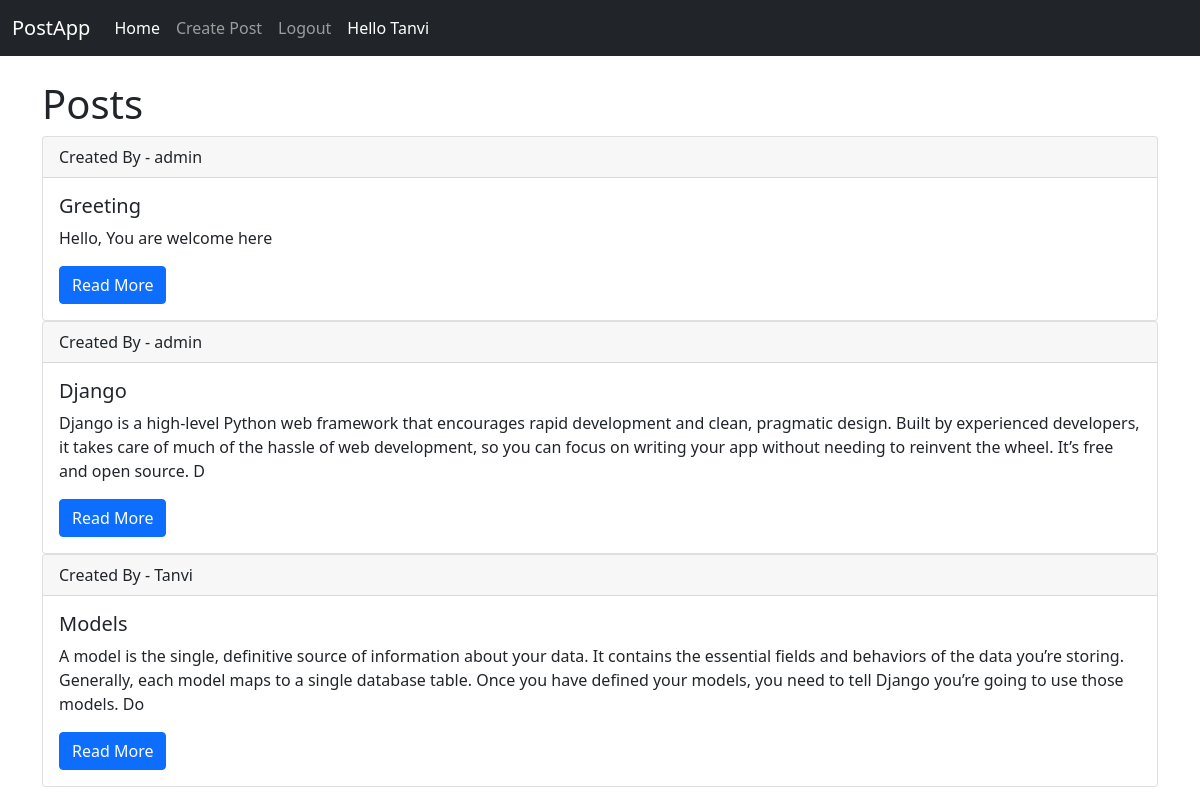
Screenshot of / (signed in) with the database file from the repository.
### user_app/models.py (models this page shows, shortened)
class Post(models.Model):
    title = models.CharField(max_length=255)
    user = models.ForeignKey(User, on_delete=models.CASCADE)
    text = models.TextField()
    created_at = models.DateTimeField(auto_now_add=True, null=True)
    updated_at = models.DateTimeField(auto_now_add=True, null=True)

### user_app/views.py (the view)
# urls.py: path('', views.PostView.as_view(), name='post'),
class PostView(ListView):
    model = Post
    template_name = 'post_list.html'

### user_app/templates/user_app/post_list.html
{% extends 'user_app/base.html' %}
{% block content %}
<h1>Posts</h1>
{% for post in object_list %}
<div class="card">
  <div class="card-header">
    Created By - {{ post.user }}
  </div>
  <div class="card-body">
    <h5 class="card-title">{{ post.title }}</h5>
    <p class="card-text">{{ post.text|slice:":300" }}</p>
    <a href="{% url 'post_detail_view' post.pk %}" class="btn btn-primary">Read More</a>
  </div>
</div>
{% endfor %}
 {% endblock %}

### user_app/templates/user_app/base.html (shortened to what this page needs)
<!doctype html>
<html lang="en">
  <head>
    <link href="https://cdn.jsdelivr.net/npm/bootstrap@5.1.3/dist/css/bootstrap.min.css" rel="stylesheet">
  </head>
  <body>
    <nav class="navbar navbar-expand-lg navbar-dark bg-dark">
  <div class="container-fluid">
    <a class="navbar-brand" href=" {% url 'post' %} ">PostApp</a>
    <div class="collapse navbar-collapse" id="navbarSupportedContent">
      <ul class="navbar-nav me-auto mb-2 mb-lg-0">
        <li class="nav-item">
          <a class="nav-link active" aria-current="page" href=" {% url 'post' %} ">Home</a>
        </li>
        {% if user.is_authenticated %}
            <li class="nav-item">
              <a class="nav-link" href=" {% url 'create_post' %} ">Create Post</a>
            </li>
             <li class="nav-item">
              <a class="nav-link" href=" {% url 'logout' %} ">Logout</a>
            </li>
           <li class="nav-item ">
              <a class="nav-link active" href="#" >Hello {{user.username}}</a>
            </li>
        {% endif %}
      </ul>
    </div>
  </div>
</nav>
    <br>
    <div class="container">
       {% block content %}
       {% endblock %}
    </div>
  </body>
</html>

### rows the page displays
Post: user "admin", title "Greeting", text "Hello, You are welcome here"
Post: user "admin", title "Django", text "Django is a high-level Python web framework that encourages rapid development and clean, pragmatic design. Built by experienced developers, it takes care of much of the hassle of web development, so you can focus on writing your app without needing to reinvent the wheel. It’s free and open source. D"
Post: user "Tanvi", title "Models", text "A model is the single, definitive source of information about your data. It contains the essential fields and behaviors of the data you’re storing. Generally, each model maps to a single database table. Once you have defined your models, you need to tell Django you’re going to use those models. Do"

### other values shown
{{ user.username }} "Tanvi"
